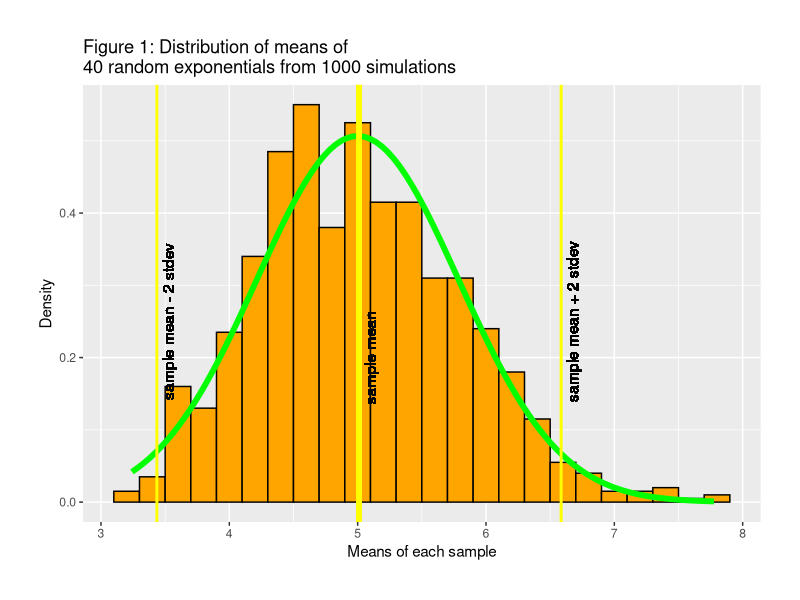
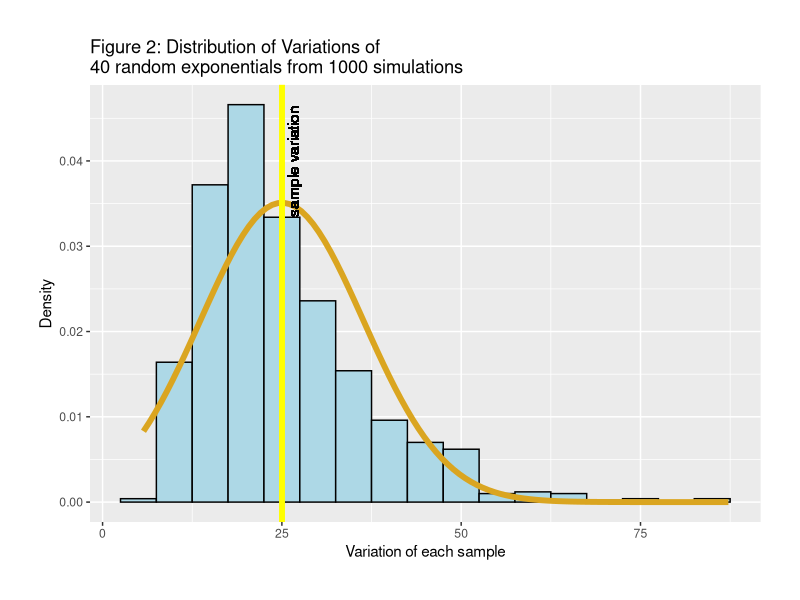
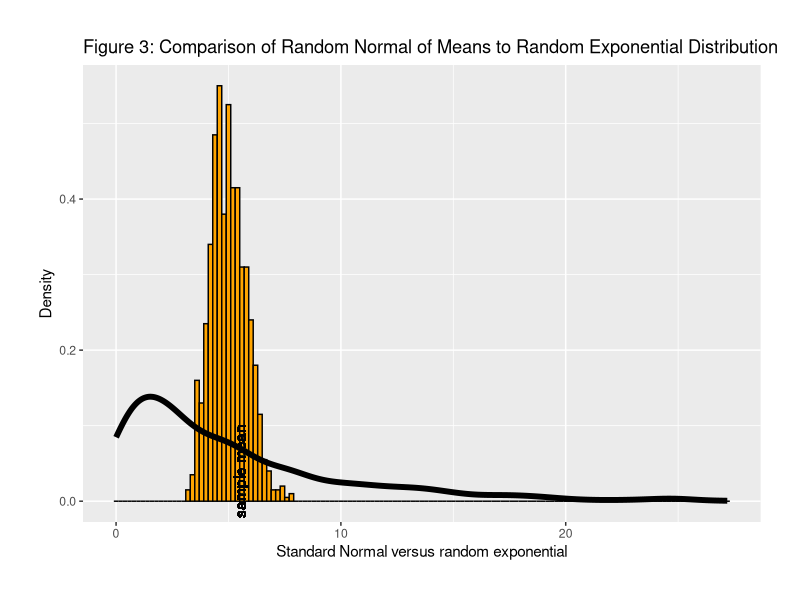
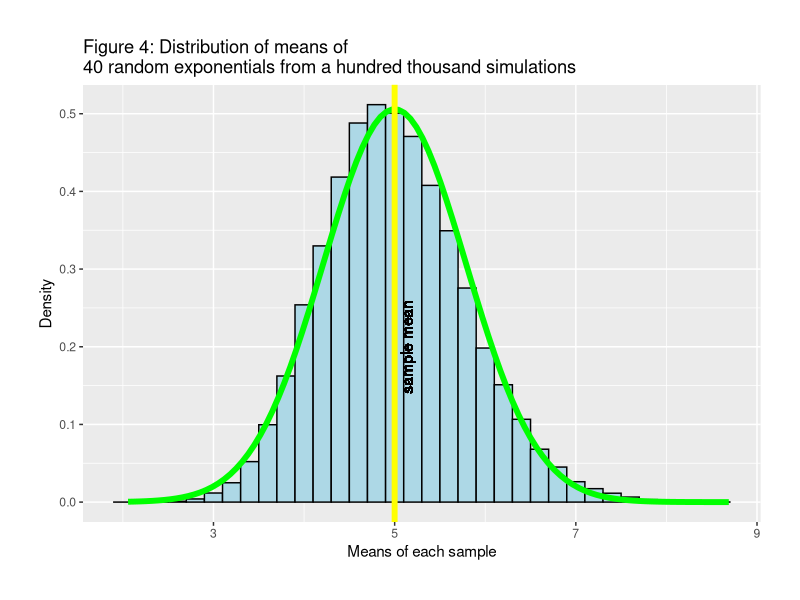

Source code (R) for these figures, in order:
## ---- chunk 1
knitr::opts_chunk$set(echo = TRUE)
## ---- chunk 2
set.seed(500)
library(matrixStats)
## create a matrix of 1000 rows and 40 columms - with each row generated by a random exponential distribution of 40 values with a mean and standard deviate of 5 (1/0.2)
trippy <- matrix(data = 1, nrow = 1000, ncol = 40)
for (i in 1:1000){
  trippy[i,] <- rexp(40, 0.2)
}
## get the means of each row of exponential randoms
meanz <- rowMeans(trippy)
## get sd and var of each row
sdz <- rowSds(trippy)
varz <- rowVars(trippy)
## find the mean, variance and sd of the means of each row
meanit <- mean(meanz)
varmeans <- var(meanz)
sdomeans <- sd(meanz)
expectedsd <- 1/(0.2*sqrt(40))
## now for the mean of the standard deviation and its standard deviation
meansd <- mean(sdz)
sdzsd <- sd(sdz)
vart <- var(varz)
## ---- chunk 3
library(ggplot2)
valu <- t.test(meanz, mu = 5)$p.value
mns <- data.frame(meanz)
par(mfrow = c(1,1) ,mar = c(1,4,1,1))
g <- ggplot(mns, aes(x = meanz, fill = NULL)) + geom_histogram(aes(y=..density..), binwidth = 0.2, col = "black", fill = "orange") 
g <- g +  stat_function(fun=dnorm, args=list(mean = 5, sd = sd(meanz)), colour = "green", size = 2)
g<- g + geom_vline(xintercept = meanit, colour = "yellow", size = 2, show.legend = TRUE)
g<- g + geom_vline(xintercept = meanit-2*sd(meanz), colour = "yellow", size = 1, show.legend = TRUE)
g<- g + geom_vline(xintercept = meanit+2*sd(meanz), colour = "yellow", size = 1, show.legend = TRUE)
g<- g + geom_text(aes(x = meanit, label = "\nsample mean", y= 0.2), angle = 90) +  xlab("Means of each sample") +  ylab("Density") + ggtitle("Figure 1: Distribution of means of \n40 random exponentials from 1000 simulations")
g<- g + geom_text(aes(x = meanit-2*sd(meanz), label = "\nsample mean - 2 stdev", y= 0.25), angle = 90)
g<- g + geom_text(aes(x = meanit+2*sd(meanz), label = "\nsample mean + 2 stdev", y= 0.25), angle = 90)
g <- g + theme(plot.margin = unit(c(1, 1, 1, 1), "cm"))
 g                   
## ---- chunk 4
vns <- data.frame(varz)
par(mfrow = c(1,1) ,mar = c(1,4,1,1))
v <- ggplot(vns, aes(x = varz, fill=NULL)) + geom_histogram(aes(y=..density..), binwidth = 5, col = "black", fill = "light blue") 
v <- v +  stat_function(fun=dnorm, args=list(mean = 25, sd = sd(varz)), colour = "goldenrod", size = 2)
v <- v + geom_vline(xintercept = mean(varz), colour = "yellow", size = 2, show.legend = TRUE)
v <- v + geom_text(aes(x = mean(varz), label = "\nsample variation", y= 0.04), angle = 90) +  xlab("Variation of each sample") +  ylab("Density") + ggtitle("Figure 2: Distribution of Variations of \n40 random exponentials from 1000 simulations")
v <- v + theme(plot.margin = unit(c(1, 1, 1, 1), "cm"))
 v                  
## ---- chunk 5
par(mfrow = c(1,1) ,mar = c(1,4,1,1))
h <- ggplot(mns, aes(x = meanz, fill=NULL)) + geom_histogram(aes(y=..density..), binwidth = 0.2, col = "black", fill = "orange") 
h <- h + geom_density(aes(x=rexp(1000, 0.2)), size = 2, colour = "black")
h <- h + geom_text(aes(x = mean(meanz), label = "\nsample mean", y= 0.04), angle = 90) +  xlab("Standard Normal versus random exponential") +  ylab("Density") + ggtitle("Figure 3: Comparison of Random Normal of Means to Random Exponential Distribution")
h <- h + theme(plot.margin = unit(c(1, 1, 1, 1), "cm"))
h
## ---- chunk 6
trappy <- matrix(data = 1, nrow = 100000, ncol = 40)
for (i in 1:100000){
  trappy[i,] <- rexp(40, 0.2)
}
meanza <- rowMeans(trappy)
## get sd and var of each row
sdza <- rowSds(trappy)
meanita <- mean(meanza)
sdomeansa <- sd(meanza)
meansda <- mean(sdza)
sdzsda <- sd(sdza)
mnsa <- data.frame(meanza)
c <- ggplot(mnsa, aes(x = meanza, fill = NULL)) + geom_histogram(aes(y=..density..), binwidth = 0.2, col = "black", fill = "light blue") 
c <- c +  stat_function(fun=dnorm, args=list(mean = meanita, sd = sdomeansa), colour = "green", size = 2)
c <- c + geom_vline(xintercept = meanita, colour = "yellow", size = 2, show.legend = TRUE)

c <- c + geom_text(aes(x = meanit, label = "\nsample mean", y= 0.2), angle = 90) +  xlab("Means of each sample") +  ylab("Density") + ggtitle("Figure 4: Distribution of means of \n40 random exponentials from a hundred thousand simulations")
c<- c + theme(plot.margin = unit(c(1, 1, 1, 1), "cm"))
c   
